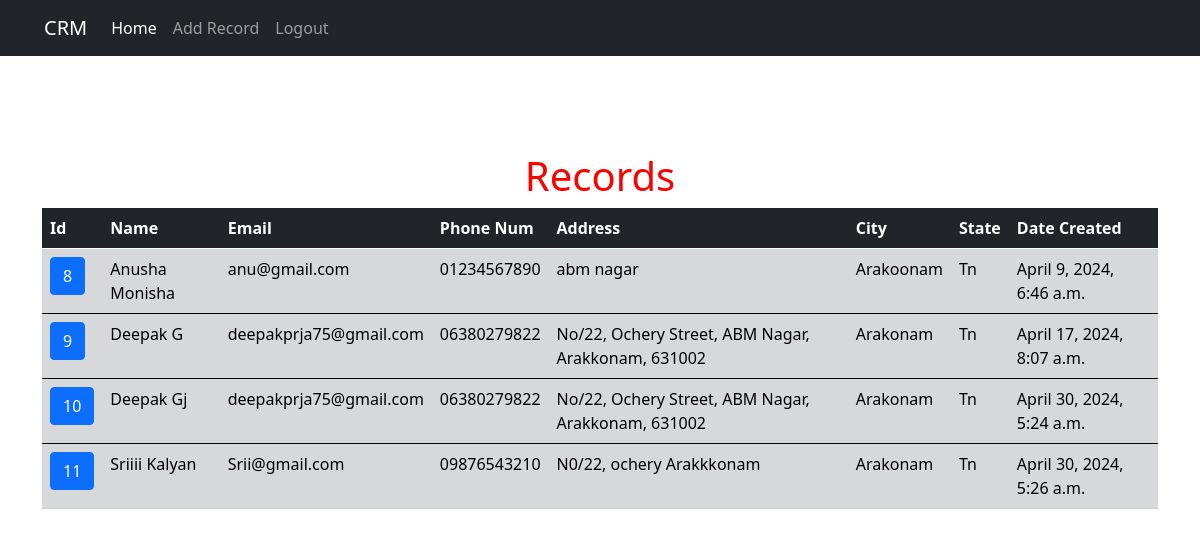
The app's page / (signed in) with its own data.
### website/models.py (models this page shows, shortened)
class dcrmDb2(models.Model):
    dateCreated = models.DateTimeField(auto_now_add = True)
    firstName = models.CharField(max_length=100)
    lastName =  models.CharField(max_length=100)
    email = models.EmailField(max_length = 100)
    phoneNo = models.CharField(max_length = 15)
    address = models.CharField(max_length=250)
    city = models.CharField(max_length=100)
    state = models.CharField(max_length=100)
    pinCode = models.CharField(max_length=10)

### website/views.py (the view)
# urls.py: 2. Add a URL to urlpatterns:  path('', views.home, name='home')
def home(request):
    records = dcrmDb2.objects.all()
    if request.method == 'POST':
        username = request.POST['username']
        password = request.POST['password']
        user = authenticate(request,  username = username,password = password)
        if user is not None:
            login(request, user)
            messages.success(request, "Success fully loged in....")
            return redirect('home')
        else:
            messages.success(request, "There was an error please try again" )
            return redirect('home')
    else:
        return render(request, 'home.html', {'records': records})

### website/Templates/home.html (shortened to what this page needs)
{% extends 'base.html'%}
{% block content %}
<br><br>
    {% if user.is_authenticated %}
    <br><br>
    <center><h1>Records</h1></center>
    <div style="width: 100%;">
    <table class="table table-secondary table-border table-hover table-striped" >
      <thead class="table-dark">
        <tr>
          <th scope="col">Id</th>
          <th scope="col">Name</th>
          <th scope="col">Email</th>
          <th scope="col">Phone Num</th>
          <th scope="col">Address</th>
          <th scope="col">City</th>
          <th scope="col">State</th>
          <th scope="col">Date Created</th>
        </tr>
      </thead>
      {% if records %}
        {% for record in records %}
        <tbody>
          <tr>
            <th scope="row"> <a class=" btn btn-primary" href=" {% url 'record' record.id %} ">{{ record.id }}</a></th>
            <td>{{ record.firstName }} {{ record.lastName }}</td>
            <td>{{ record.email }}</td>
            <td>{{ record.phoneNo }}</td>
            <td>{{ record.address }}</td>
            <td>{{ record.city }}</td>
            <td>{{ record.state }}</td>
            <td>{{ record.dateCreated }}</td>
          </tr>
        </tbody>
        {% endfor %}
      {% endif %}
    </table>
   </div>
{% endif %}
{% endblock%}

### website/Templates/base.html (shortened to what this page needs)
<!doctype html>
{% load static %}
<html lang="en">
  <head>
    <link rel="stylesheet" href="{% static 'css/style.css' %}">
    <link href="https://cdn.jsdelivr.net/npm/bootstrap@5.0.2/dist/css/bootstrap.min.css" rel="stylesheet">
  </head>
  <body>
   {% include 'nav.html' %}
   <div class="container">
        {% block content %}
        {% endblock content%}
    </div>
  </body>
</html>

### website/Templates/nav.html (shortened to what this page needs)
<nav class="navbar navbar-expand-lg navbar-dark bg-dark" style="padding-left: 2rem;">
    <div class="container-fluid">
      <a class="navbar-brand" href="{% url 'home' %}" >CRM</a>
      <div class="collapse navbar-collapse" id="navbarSupportedContent">
        <ul class="navbar-nav me-auto mb-2 mb-lg-0">
          <li class="nav-item">
            <a class="nav-link active" aria-current="page" href="#">Home</a>
          </li>
          {% if user.is_authenticated %}
          <li class="nav-item">
            <a class="nav-link" href="{% url 'addRecord' %}">Add Record</a>
          </li>
          <li class="nav-item">
            <a class="nav-link" href="{% url 'logout' %}">Logout</a>
          </li>
          {% else %}
          <li class="nav-item">
            <a class="nav-link" href="{% url 'home' %}" >LogIn</a>
          </li>
          {% endif %}
      </div>
    </div>
  </nav>

### website/static/css/style.css (style rules this page uses)
h1 { color: red; size: 100px; }

### records on screen
dcrmDb2: id "8", firstName "Anusha", lastName "Monisha", email "anu@gmail.com", phoneNo "01234567890", address "abm nagar", city "Arakoonam", state "Tn", dateCreated "April 9, 2024, 6:46 a.m."
dcrmDb2: id "9", firstName "Deepak", lastName "G", email "deepakprja75@gmail.com", phoneNo "06380279822", address "No/22, Ochery Street, ABM Nagar, Arakkonam, 631002", city "Arakonam", state "Tn", dateCreated "April 17, 2024, 8:07 a.m."
dcrmDb2: id "10", firstName "Deepak", lastName "Gj", email "deepakprja75@gmail.com", phoneNo "06380279822", address "No/22, Ochery Street, ABM Nagar, Arakkonam, 631002", city "Arakonam", state "Tn", dateCreated "April 30, 2024, 5:24 a.m."
dcrmDb2: id "11", firstName "Sriiii", lastName "Kalyan", email "Srii@gmail.com", phoneNo "09876543210", address "N0/22, ochery Arakkkonam", city "Arakonam", state "Tn", dateCreated "April 30, 2024, 5:26 a.m."
